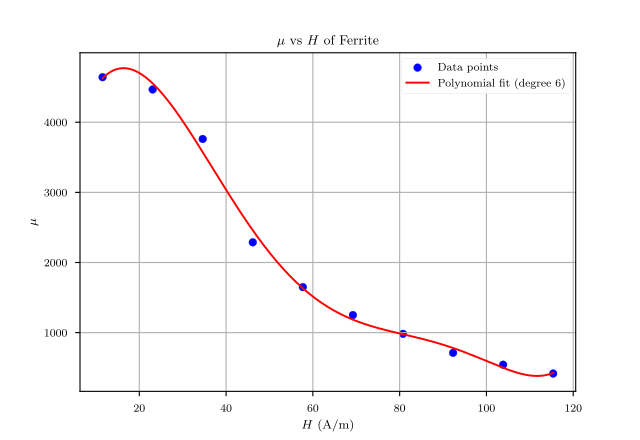

Write Python code to recreate this figure.
import matplotlib.pyplot as plt
import matplotlib
import numpy as np
from scipy.interpolate import make_interp_spline

plt.rcParams.update({
    "text.usetex": True,
    "font.family": "CMU Serif",
})
matplotlib.rcParams['mathtext.fontset'] = 'stix'
plt.style.use('seaborn-v0_8-paper')

N1 = 150
R1 = 2
l = 0.13
R2 = 50000
C = 10e-6
N2 = 150
S = 1.24e-4


H = [11.53, 23.08, 34.61, 46.15, 57.69, 69.23, 80.77, 92.31, 103.85, 115.38]
MU = [4642, 4467, 3761, 2288, 1649, 1251, 983, 712, 543, 417]

print(H)
print(MU)

# Fit a polynomial regression model
degree = 6
coefficients = np.polyfit(H, MU, degree)
polynomial = np.poly1d(coefficients)

# Generate x values for the polynomial line
H_poly = np.linspace(min(H), max(H), 500)
MU_poly = polynomial(H_poly)

# Plot the original data points
plt.scatter(H, MU, color='blue', label='Data points')

# Plot the polynomial regression line
plt.plot(H_poly, MU_poly, color='red', label=f'Polynomial fit (degree {degree})')

# Add legend
plt.legend()

# Add labels and title
plt.xlabel('$H$ (A/m)')
plt.ylabel('$\mu$')
plt.title('$\mu$ vs $H$ of Ferrite')

# print the polynomial equation
print(polynomial)

# Add a grid for better readability
plt.grid(True)

# Show Plot
plt.savefig('plot4.pdf')
